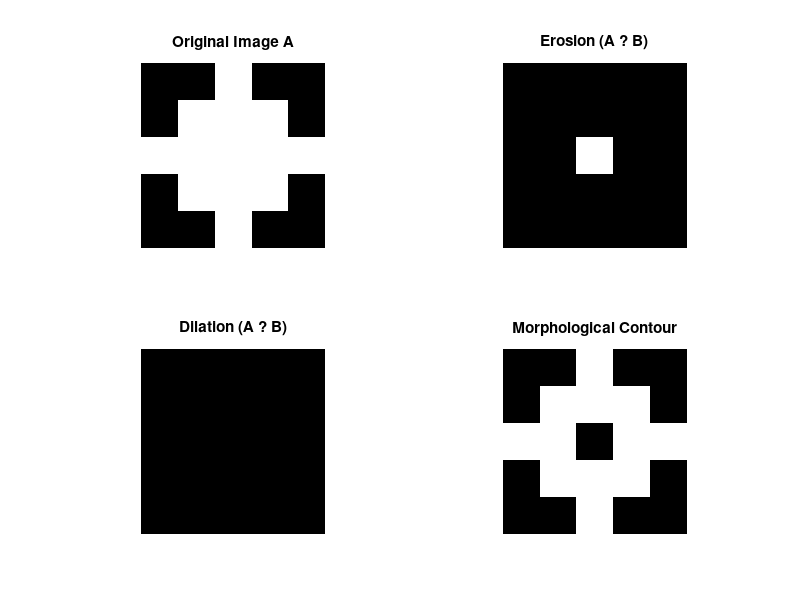

The MATLAB source for this figure: (Note: this script raises an error after producing the figure.)
clear all; close all; clc;

A = [0 0 1 0 0;
     0 1 1 1 0;
     1 1 1 1 1;
     0 1 1 1 0;
     0 0 1 0 0];

B = [1 1 1;
     1 1 1;
     1 1 1];

disp('Image A:');
disp(A);
disp('Structuring Element B:');
disp(B);

A_erode = imerode(A, B);
disp('Erosion (A ? B):');
disp(A_erode);

A_dilate = imdilate(A, B);
disp('Dilation (A ? B):');
disp(A_dilate);

A_contour = A - A_erode;
disp('Morphological Contour ?(A) = A - (A ? B):');
disp(A_contour);

figure('Name', 'Morphological Operations', 'NumberTitle', 'off');
subplot(2,2,1), imshow(A, []), title('Original Image A'), colormap(gray(256));
subplot(2,2,2), imshow(A_erode, []), title('Erosion (A ? B)'), colormap(gray(256));
subplot(2,2,3), imshow(A_dilate, []), title('Dilation (A ? B)'), colormap(gray(256));
subplot(2,2,4), imshow(A_contour, []), title('Morphological Contour'), colormap(gray(256));

test_image = imread('Remplissage.png');

if size(test_image, 3) == 3
    test_image = rgb2gray(test_image);
end

test_image = im2double(test_image);

Sobel_X = [-1  0  1;
           -2  0  2;
           -1  0  1];

Sobel_Y = [-1 -2 -1;
            0  0  0;
            1  2  1];

Gx = convn(test_image, Sobel_X, 'same');
Gy = convn(test_image, Sobel_Y, 'same');

disp('Sobel Gradient Gx calculated');
disp('Sobel Gradient Gy calculated');

G = sqrt(Gx.^2 + Gy.^2);

G_normalized = (G - min(G(:))) / (max(G(:)) - min(G(:)));

disp('Gradient Magnitude calculated');

threshold = graythresh(G_normalized) * max(G(:));

disp(['Threshold value: ', num2str(threshold)]);

edges_binary = G > threshold;

edges_thinned = bwmorph(edges_binary, 'thin', inf);

figure('Name', 'Sobel Edge Detection', 'NumberTitle', 'off');
set(gcf, 'Position', [100 100 1400 900]);

subplot(2,3,1), imshow(test_image, []), title('Original Image'), colormap(gray(256));
subplot(2,3,2), imshow(abs(Gx), []), title('Gradient Gx'), colormap(gray(256));
subplot(2,3,3), imshow(abs(Gy), []), title('Gradient Gy'), colormap(gray(256));
subplot(2,3,4), imshow(G_normalized, []), title('Magnitude G (normalized)'), colormap(gray(256));
subplot(2,3,5), imshow(edges_binary, []), title('Binary Edges'), colormap(gray(256));
subplot(2,3,6), imshow(edges_thinned, []), title('Thinned Edges'), colormap(gray(256));

image_binary = test_image > 0.5;

image_filled = imfill(image_binary, 'holes');

SE = strel('disk', 3);
image_opened = imopen(image_binary, SE);
image_closed = imclose(image_opened, SE);

image_filled_smooth = imfill(image_closed, 'holes');

figure('Name', 'Hole Filling', 'NumberTitle', 'off');
set(gcf, 'Position', [100 100 1400 900]);

subplot(2,3,1), imshow(image_binary, []), title('Original Binary'), colormap(gray(256));
subplot(2,3,2), imshow(image_filled, []), title('Holes Filled'), colormap(gray(256));
subplot(2,3,3), imshow(image_opened, []), title('Opening'), colormap(gray(256));
subplot(2,3,4), imshow(image_closed, []), title('Closing'), colormap(gray(256));
subplot(2,3,5), imshow(image_filled_smooth, []), title('Filled + Smoothed'), colormap(gray(256));
subplot(2,3,6), imshow(~image_binary, []), title('Inverted (Holes)'), colormap(gray(256));

disp('All operations completed!');
